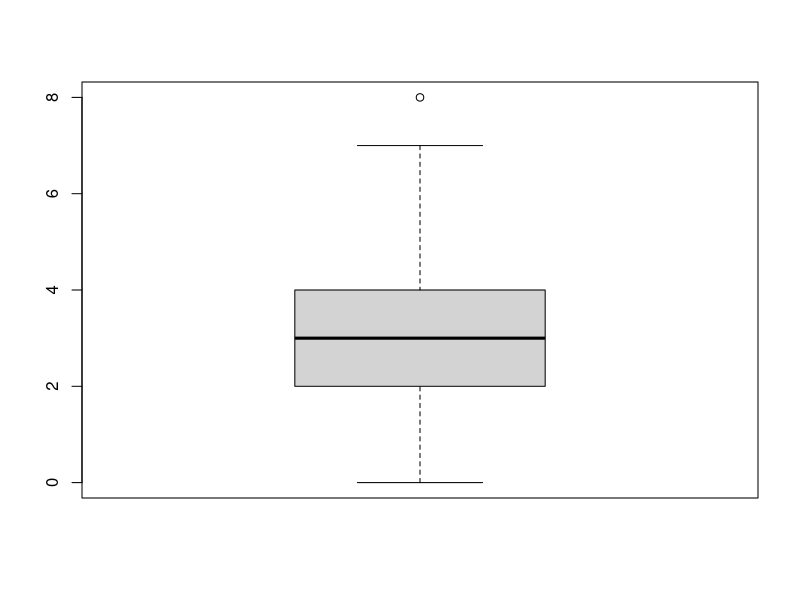

Generate this figure with R: (Note: this script raises an error after producing the figure.)
# Recodificación de Factores
set.seed(666)                         # Fijamos una semilla para evitar que los valores generados cambien 
ingreso <- rpois(100, 3)     # Creamos aleatoriamente un objeto 
summary(ingreso)                     # Mostramos los datos del objeto creado

boxplot(ingreso)                      # Graficamos los datos y observamos que rangos podemos tener

#install.packages("car")       # Instalamos el paquete "car", solo ejecutarlo una vez
library(car)                          # Activamos el paquete "car", donde se encuentra la función recode()
  
ingreso_rec <- recode(ingreso, " c(0,1,2) = 'Extremo';
                    c(3,4) = 'Pobre'; c(5,6) = 'Medio';
                    c(7,max(ingreso)) = 'Rico' ")
is.vector(ingreso_rec)                      # Consultamos si es un vector, La respuesta es TRUE

table(ingreso_rec)                          # Generamos una tabla de frecuencias (absolutas)

ingreso_rec_fact <- as.factor(ingreso_rec)  # Transformamos a factor para poder graficar el objeto 
class(ingreso_rec_fact)                     # Consultamos la clase, y efectivamente es un factor

plot(ingreso_rec_fact)                      # Graficamos. Note que el gráfico no esta ordenado adecuadamente

ingreso_ord <- factor(ingreso_rec,                             # Note que usamos el vector "ingreso_rec".
                       ordered = TRUE,                           # Ordenamos el vector transformado en factor.
                       levels = c("Extremo","Pobre","Medio","Rico"),
                       labels = c("Extremo","Pobre","Medio","Rico"))

plot(ingreso_ord, col = c("red","lightblue","green","gold"))   # Graficamos.


